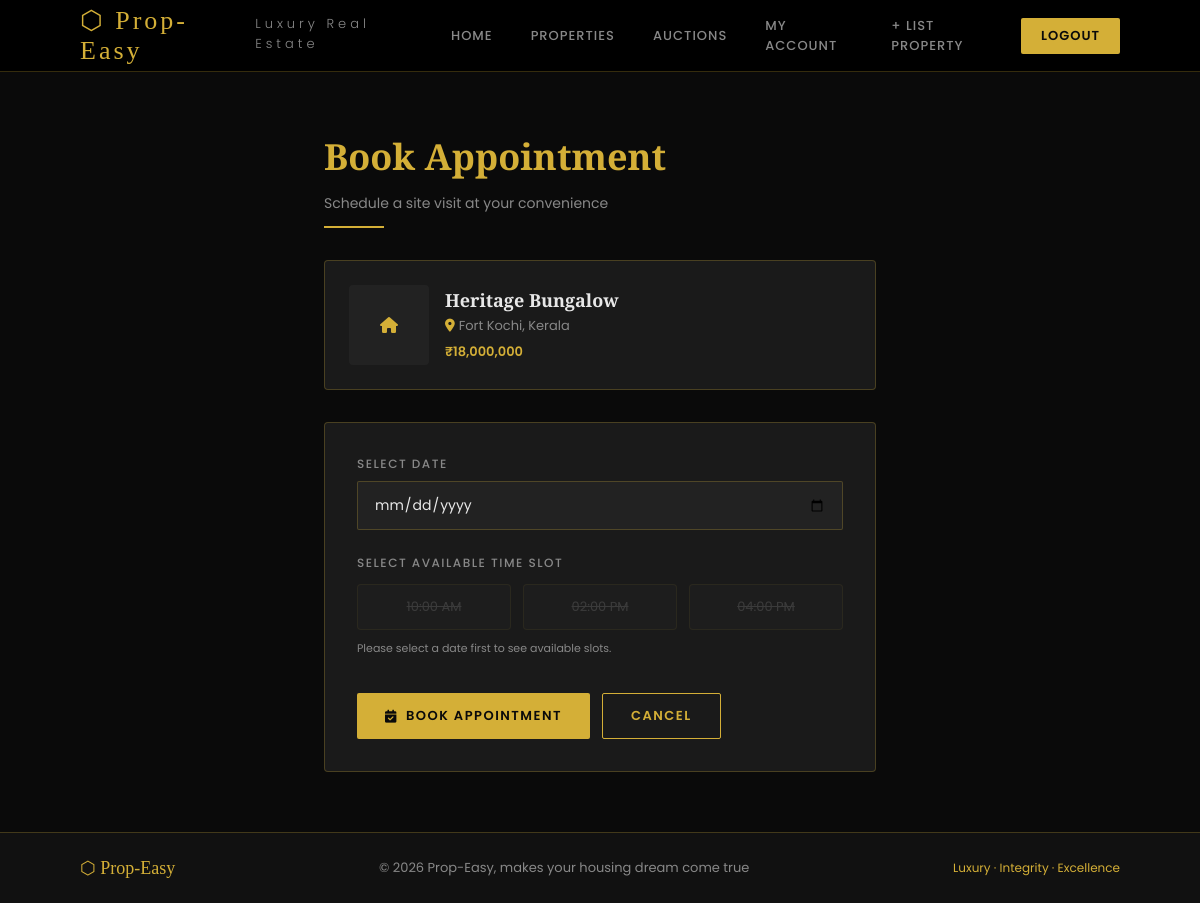
/book/2 (signed in), run on the app's committed database.
### tables this page shows
CREATE TABLE properties (
    id INTEGER PRIMARY KEY AUTOINCREMENT,
    user_id INTEGER NOT NULL,
    title TEXT NOT NULL,
    description TEXT,
    price REAL NOT NULL,
    location TEXT,
    latitude REAL,
    longitude REAL,
    locality_score INTEGER DEFAULT 0,
    locality_details TEXT,
    type TEXT NOT NULL CHECK(type IN ('sale','rent','auction')),
    bedrooms INTEGER DEFAULT 0,
    bathrooms INTEGER DEFAULT 0,
    area REAL DEFAULT 0,
    auction_end DATETIME,
    status TEXT DEFAULT 'pending' CHECK(status IN ('pending','approved','rejected','sold')),
    created_at TIMESTAMP DEFAULT CURRENT_TIMESTAMP,
    FOREIGN KEY (user_id) REFERENCES users(id) ON DELETE CASCADE
);

### app.py (the view, shortened to what this page needs)
@app.route('/book/<int:pid>', methods=['GET', 'POST'])
def book_property(pid):
    if 'user_id' not in session:
        return redirect(url_for('login'))
    db = get_db()
    prop = db.execute("SELECT * FROM properties WHERE id=? AND status='approved'", (pid,)).fetchone()
    if not prop:
        flash('Property not available for appointment.', 'error')
        return redirect(url_for('properties'))
    return render_template('book_property.html', prop=prop)

### app.py (called while the page is built)
def get_db():
    if 'db' not in g:
        g.db = sqlite3.connect(DATABASE)
        g.db.row_factory = sqlite3.Row
        g.db.execute("PRAGMA foreign_keys = ON")
    return g.db

### templates/book_property.html (shortened to what this page needs)
{% extends 'base.html' %}
{% block content %}
<div class="book-page">
    <div class="section-title" style="margin-bottom:32px;">
        <h2>Book Appointment</h2>
        <p>Schedule a site visit at your convenience</p>
        <div class="line"></div>
    </div>
    <div class="property-summary">
        <div class="prop-thumb">
            {% if prop.image %}<img src="/static/uploads/{{ prop.image }}">{% else %}<i class="fas fa-home"
                style="color:var(--gold)"></i>{% endif %}
        </div>
        <div class="prop-info">
            <h3>{{ prop.title }}</h3>
            <p><i class="fas fa-map-marker-alt" style="color:var(--gold);margin-right:4px;"></i>{{ prop.location }}</p>
            <p style="margin-top:6px;color:var(--gold);font-weight:600;">₹{{ "{:,.0f}".format(prop.price) }}</p>
        </div>
    </div>
    <div class="form-card">
        <form method="POST" id="booking-form">
            <div class="form-group">
                <label>Select Date</label>
                <input type="date" name="appointment_date" id="appointment_date" class="form-control" required
                       min="{{ now }}" onchange="fetchSlots()">
            </div>
            <div class="form-group" style="margin-top:24px;">
                <label>Select Available Time Slot</label>
                <div class="slot-grid" id="slot-container">
                    <div class="slot-btn disabled" data-slot="10:00 AM">10:00 AM</div>
                    <div class="slot-btn disabled" data-slot="02:00 PM">02:00 PM</div>
                    <div class="slot-btn disabled" data-slot="04:00 PM">04:00 PM</div>
                </div>
                <p id="slot-hint" style="font-size:11px;color:var(--text-muted);margin-top:10px;">
                    Please select a date first to see available slots.
                </p>
            </div>
            <div style="margin-top:36px; display:flex; gap:12px;">
                <button type="submit" class="btn btn-gold" id="submit-btn" disabled>
                    <i class="fas fa-calendar-check"></i> Book Appointment
                </button>
                <a href="/property/{{ prop.id }}" class="btn btn-outline">Cancel</a>
            </div>
        </form>
    </div>
</div>
{% endblock %}

### templates/base.html (style rules this page uses)
:root { --gold: #d4af37; --gold-dark: #b8962e; --gold-light: #e8cb6a; --black: #0a0a0a; --dark: #111111; --dark2: #1a1a1a; --dark3: #222222; --text: #e8e8e8; --text-muted: #888; --border: rgba(212, 175, 55, 0.25); --success: #2ecc71; --error: #e74c3c; --warning: #f39c12; }
* { margin: 0; padding: 0; box-sizing: border-box; }
html { scroll-behavior: smooth; }
body { background: var(--black); color: var(--text); font-family: 'Poppins', sans-serif; min-height: 100vh; }
.btn { display: inline-flex; align-items: center; gap: 8px; padding: 12px 28px; border: none; cursor: pointer; font-size: 13px; font-family: 'Poppins', sans-serif; font-weight: 600; letter-spacing: 1.5px; text-transform: uppercase; text-decoration: none; transition: all 0.3s; border-radius: 2px; }
.btn-gold { background: var(--gold); color: var(--black); }
.btn-outline { background: transparent; color: var(--gold); border: 1px solid var(--gold); }
.form-group { margin-bottom: 20px; }
.form-group label { display: block; font-size: 12px; letter-spacing: 1.5px; text-transform: uppercase; color: var(--text-muted); margin-bottom: 8px; font-weight: 500; }
.form-control { width: 100%; padding: 12px 16px; background: var(--dark3); border: 1px solid var(--border); color: var(--text); font-family: 'Poppins', sans-serif; font-size: 14px; border-radius: 2px; transition: border-color 0.3s; outline: none; }
.section-title { margin-bottom: 50px; }
.section-title h2 { font-family: 'Playfair Display', serif; font-size: 36px; color: var(--gold); margin-bottom: 12px; }
.section-title p { color: var(--text-muted); font-size: 14px; }
.section-title .line { width: 60px; height: 2px; background: var(--gold); margin-top: 12px; }

### templates/book_property.html (style rules this page uses)
.book-page { max-width: 600px; margin: 0 auto; padding: 60px 24px; }
.property-summary { background: var(--dark2); border: 1px solid var(--border); border-radius: 4px; padding: 24px; margin-bottom: 32px; display: flex; gap: 16px; align-items: center; }
.prop-thumb { width: 80px; height: 80px; background: var(--dark3); border-radius: 4px; display: flex; align-items: center; justify-content: center; flex-shrink: 0; overflow: hidden; }
.prop-info h3 { font-family: 'Playfair Display', serif; font-size: 18px; margin-bottom: 4px; }
.prop-info p { font-size: 13px; color: var(--text-muted); }
.form-card { background: var(--dark2); border: 1px solid var(--border); border-radius: 4px; padding: 32px; }
.slot-grid { display: grid; grid-template-columns: repeat(3, 1fr); gap: 12px; margin-top: 12px; }
.slot-btn { background: var(--dark3); border: 1px solid var(--border); color: var(--text-muted); padding: 12px; border-radius: 4px; text-align: center; cursor: pointer; transition: all 0.3s; font-size: 13px; position: relative; }
.slot-btn.disabled { opacity: 0.3; cursor: not-allowed; background: rgba(255, 255, 255, 0.05); text-decoration: line-through; }

### data on the page
properties: title "Heritage Bungalow", location "Fort Kochi, Kerala", price "18,000,000"
